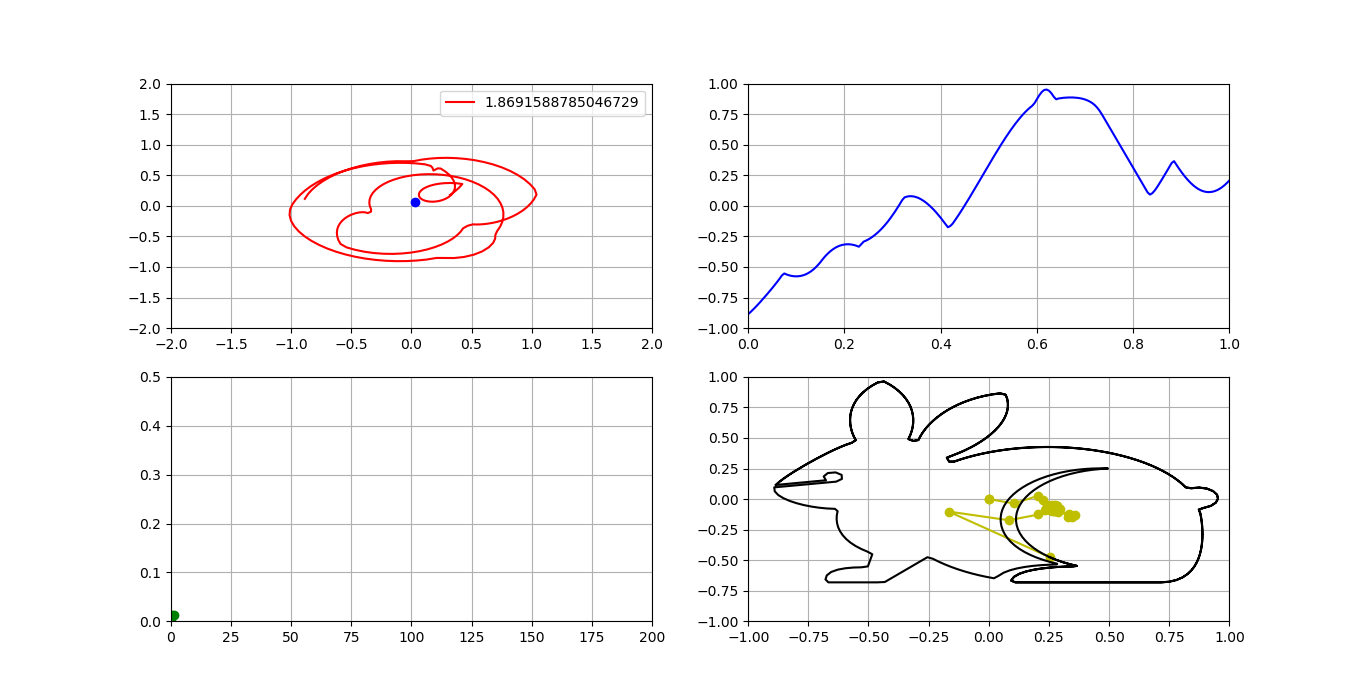

This figure's Python source:
import numpy as np
import matplotlib.pyplot as plt
from matplotlib.animation import FuncAnimation
#--------------------------------------
fig        = plt.figure()
fs         = 200
N          = 200
#--------------------------------------
circleAxe  = fig.add_subplot(2,2,1)
circleLn,promLn  = plt.plot([],[],'r-',[],[],'bo')
circleAxe.grid(True)
circleAxe.set_xlim(-2,2)
circleAxe.set_ylim(-2,2)
circleFrec = 0
circleData = []
prom       = 0
frecIter   = 0
circle     = lambda c,f,n: c*np.exp(-1j*2*np.pi*f*n*1/fs)
circleInv  = lambda c,f,n: c*np.exp(1j*2*np.pi*f*n*1/fs)
#--------------------------------------
signalAxe  = fig.add_subplot(2,2,2)
signalLn,  = plt.plot([],[],'b-')
signalAxe.grid(True)
signalAxe.set_xlim(0,N/fs)
signalAxe.set_ylim(-1,1)
signalFrec = 2
signalData=[]
signal  = lambda f,n: 0.5*np.sin(2*np.pi*f*n*1/fs)+0.5j*np.sin(2*np.pi*f*2*n*1/fs)
#--------------------------------------
conejo=np.load("conejo.npy")
N=len(conejo)
signal=lambda f,n: conejo[n]
#--------------------------------------
fourierAxe  = fig.add_subplot(2,2,3)
fourierLn,  = plt.plot([],[],'g-o')
fourierAxe.grid(True)
fourierAxe.set_xlim(0,fs)
fourierAxe.set_ylim(0,0.5)
fourierData=[]
#--------------------------------------
inversaAxe         = fig.add_subplot(2,2,4)
inversaLn,vectorLn = plt.plot([],[],'y-o',[],[],'k-')
inversaAxe.grid(True)
inversaAxe.set_xlim(-1,1)
inversaAxe.set_ylim(-1,1)
inversaData = []
vectorData  = []
penData  = []
#--------------------------------------
tData=[]
fData=[]

time=np.arange(0,N,1)
frec=np.arange(0,fs,fs/N)
fftData=np.fft.fft(signal(signalFrec,time))/N

def updateF(n):
    global fftData,vectorData,penData,fourierData
#    if aniT.repeat==True:
#        return 
    vectorData=[0]
    for f in range(N):
        vectorData.append(vectorData[-1]+circleInv(fftData[f],f*fs/N,n))
    inversaLn.set_data(np.real(vectorData),np.imag(vectorData))
    penData.append(vectorData[-1])
    vectorLn.set_data(np.real(penData),np.imag(penData))
    return inversaLn,vectorLn


def updateT(n):
    global circleData,signalData,tData,promData,frecIter,circleFrec,fourierData,fData
    circleData.append(circle(1,circleFrec,n)*signal(signalFrec,n))
    prom=np.average(circleData)
    promLn.set_data(np.real(prom),
                    np.imag(prom))
    circleLn.set_data(np.real(circleData),
                      np.imag(circleData))
    signalData.append(signal(signalFrec,n))
    tData.append(n/fs)
    signalLn.set_data(tData,np.real(signalData))

    if n==N-1:
        circleData = []
        signalData = []
        tData      = []
        fourierData.append(prom)
        fData.append(circleFrec)
        fourierLn.set_data(fData,np.abs(fourierData)**2)
        prom       = 0
        frecIter+=1
        if frecIter == N:
            aniT.repeat=False
        circleFrec = frecIter*fs/N
        circleLn.set_label(circleFrec)
        circleAxe.legend()
    return circleLn,circleAxe,signalLn,promLn,fourierLn

aniT=FuncAnimation(fig,updateT,N,interval=10 ,blit=False,repeat=True)
aniF=FuncAnimation(fig,updateF,N,interval=200 ,blit=False,repeat=True)
plt.show()
